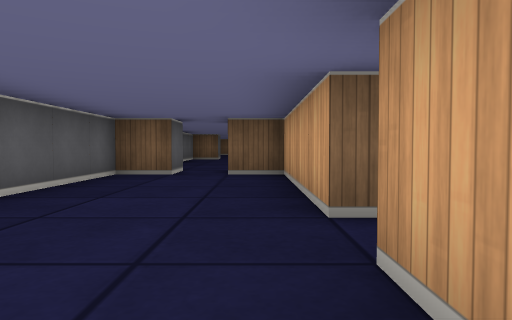
View 1 (above)

18 first-person views from a walk through a cub3D level. The camera is about half as high as the walls, tilts 2° down and sees 70° across. The floor is counted in squares. Each view is taken from the middle of a square. On the plan, view 1 faces up. The plan holds only what a view shows up to about 9 squares ahead; the rest is blank.

View 2
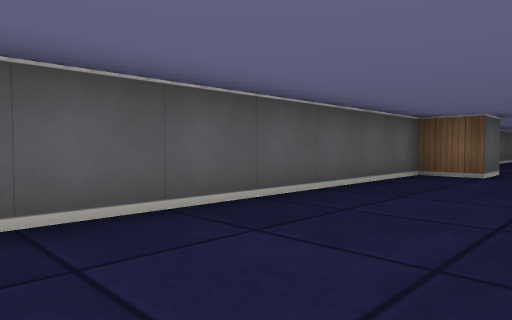

View 3
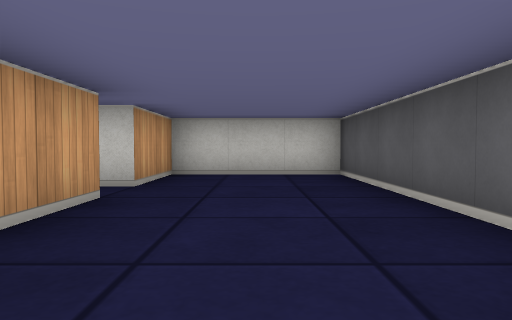

View 4
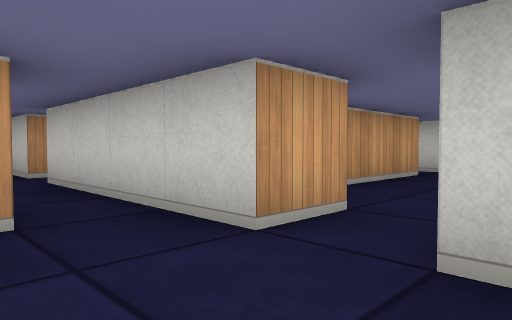

View 5
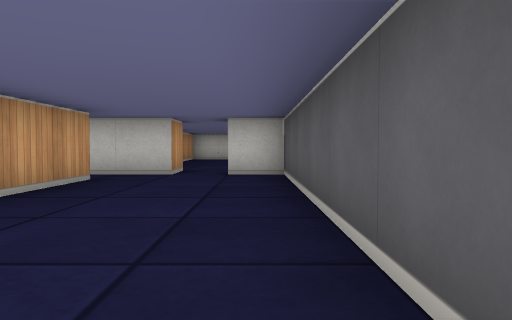

View 6
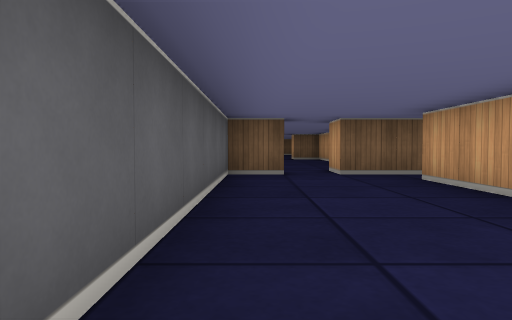

View 7
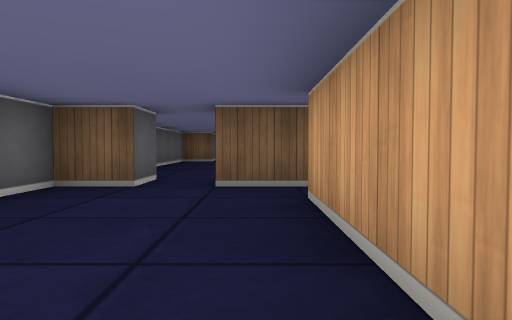

View 8
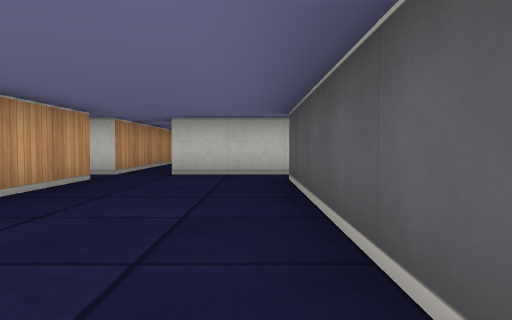

View 9
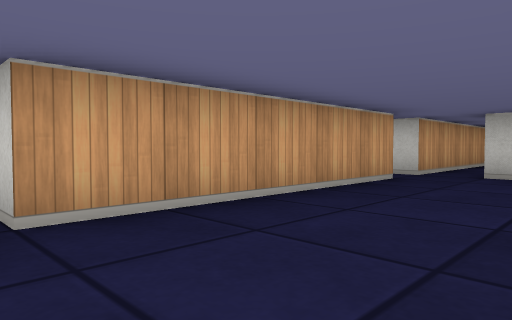

View 10
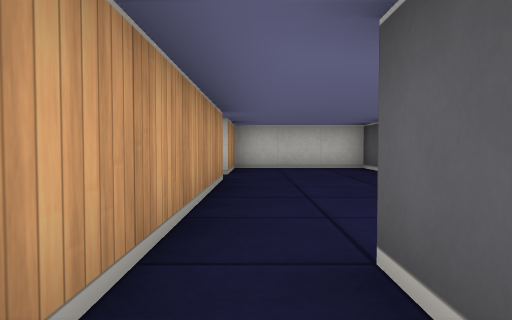

View 11
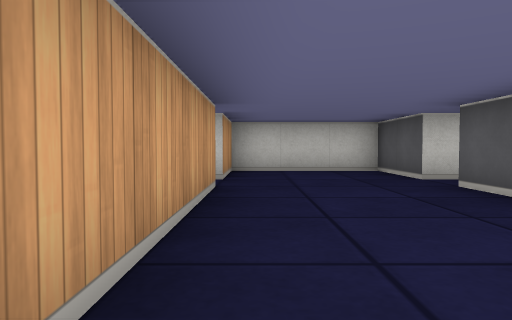

View 12
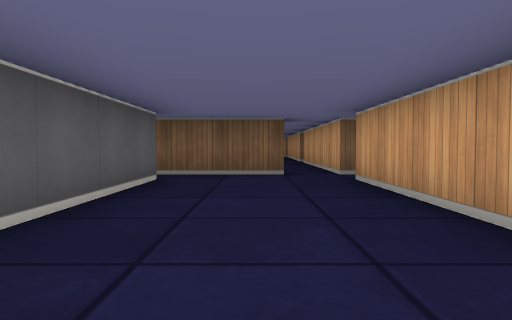

View 13
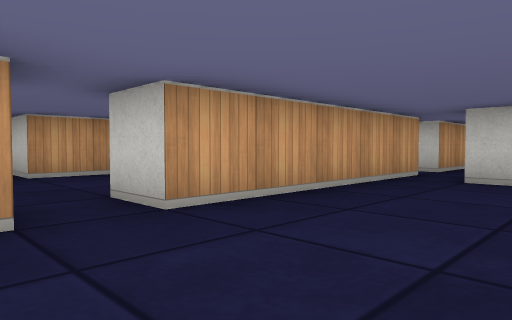

View 14
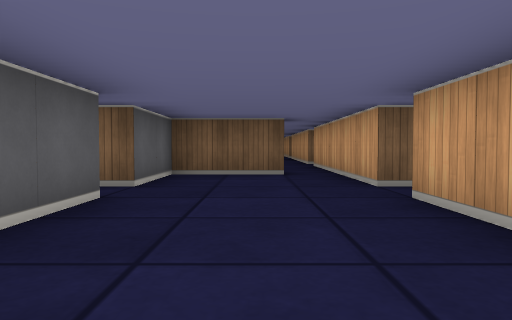

View 15
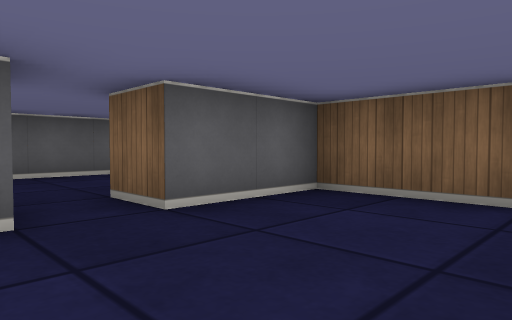

View 16
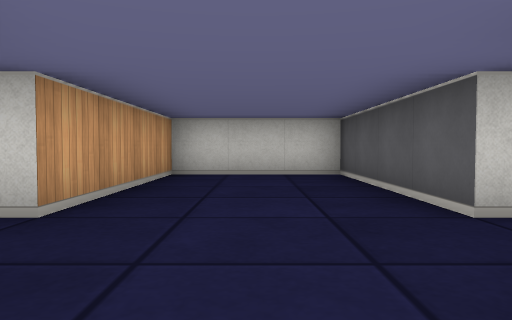

View 17
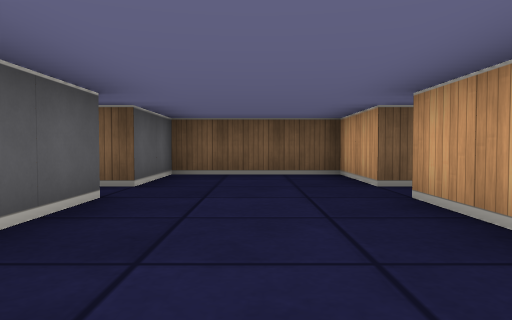

View 18
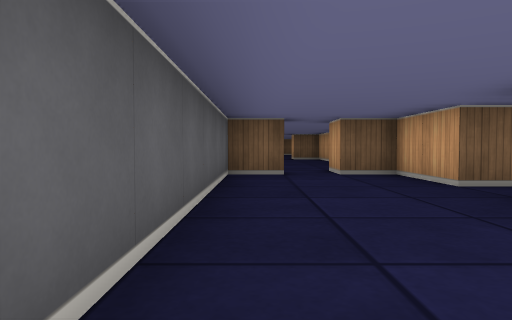

### Floor plan
Ten units are one square. View 1 is at (0, 0); x grows to the right and y downward. Boxes are objects, and circles mark ways between rooms. Rooms are numbered by the first view taken in them; rooms with no view inside come last. Other rooms are left out.
<svg viewBox="-30 -240 130 250">
<path fill="none" stroke="#000" d="M5 -25 5 -65 -5 -65 -5 -75M-15 -75 -15 -65 -25 -65 -25 5 5 5 5 -15 15 -15M5 -84 5 -135M-5 -75 15 -75M15 -145 -5 -145 -5 -155M-15 -155 -15 -145 -25 -145 -25 -75 -15 -75M15 -135 15 -85M45 -84 45 -135 50 -135M35 -145 15 -145M15 -75 35 -75M45 -75 55 -75M45 -145 45 -155M15 -35 15 -25M45 -25 45 -75M15 -15 15 5 45 5 45 -15M35 -75 35 -65M15 -196 15 -181M55 -205 45 -205 45 -235M29 -155 35 -155M35 -225 15 -225 15 -205M45 -155 45 -195 55 -195M55 -195 55 -155 85 -155 85 -195 95 -195M90 -205 85 -205 85 -225 55 -225 55 -205M15 -205 5 -205 5 -225 -5 -225 -5 -235M-15 -225 -25 -225 -25 -166"/>
<circle cx="-10" cy="-70" r="3" fill="#2a7"/>
<circle cx="10" cy="-20" r="3" fill="#2a7"/>
<circle cx="10" cy="-140" r="3" fill="#2a7"/>
<circle cx="10" cy="-80" r="3" fill="#2a7"/>
<circle cx="-10" cy="-150" r="3" fill="#2a7"/>
<circle cx="40" cy="-70" r="3" fill="#2a7"/>
<circle cx="40" cy="-150" r="3" fill="#2a7"/>
<circle cx="50" cy="-200" r="3" fill="#2a7"/>
<circle cx="10" cy="-200" r="3" fill="#2a7"/>
<text x="-10" y="-30">1</text>
<text x="-10" y="-110">2</text>
<text x="30" y="-110">3</text>
<text x="30" y="-30">4</text>
<text x="30" y="-190">5</text>
<text x="70" y="-190">6</text>
<text x="-10" y="-190">7</text>
</svg>
Room 1 opens to room 2. Room 1 opens to room 4. Room 2 opens to room 3. Room 2 opens to room 7. Room 3 opens to room 4. Room 3 opens to room 5. Room 5 opens to room 6. Room 5 opens to room 7.

Where each view was taken, in squares from view 1:
view 1: 0 up, 0 right, facing up
view 2: 0 up, 0 right, facing up-left
view 3: 6 up, 1 left, facing down
view 4: 9 up, 2 left, facing down-right
view 5: 14 up, 2 left, facing down
view 6: 8 up, 2 left, facing up
view 7: 10 up, 0 right, facing up
view 8: 14 up, 2 right, facing down
view 9: 14 up, 2 right, facing down-right
view 10: 8 up, 4 right, facing down
view 11: 7 up, 4 right, facing down
view 12: 8 up, 3 right, facing up
view 13: 21 up, 2 right, facing down-right
view 14: 16 up, 3 right, facing up
view 15: 19 up, 4 right, facing up-left
view 16: 22 up, 7 right, facing down
view 17: 16 up, 7 right, facing up
view 18: 16 up, 2 left, facing up
